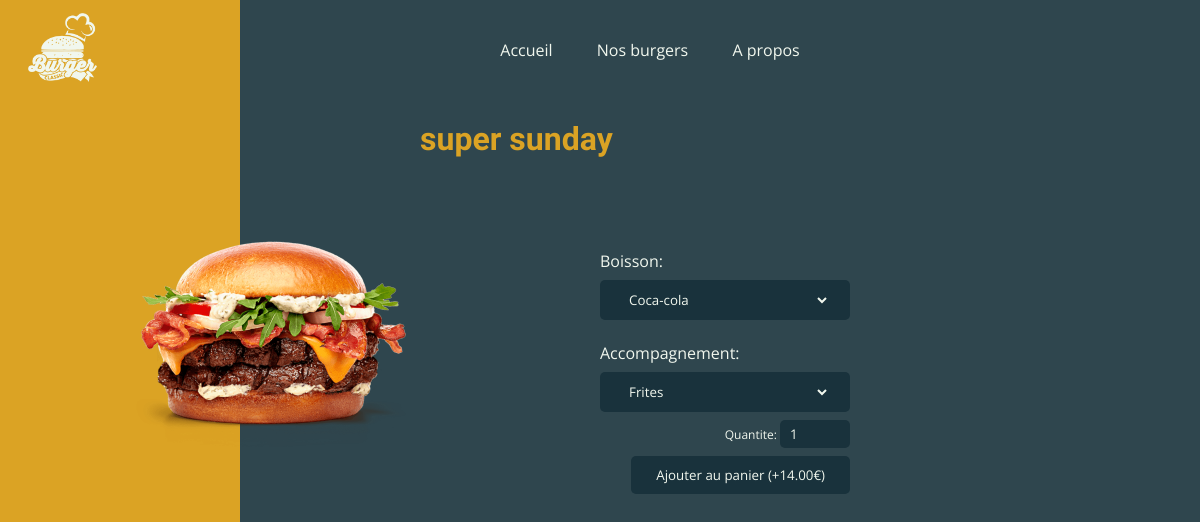
Screenshot of /burger.php?id=4 with the database file from the repository.
### tables this page shows
CREATE TABLE IF NOT EXISTS `burgers` (
  `id` int(11) NOT NULL AUTO_INCREMENT,
  `name` varchar(60) NOT NULL,
  `price` decimal(4,2) NOT NULL,
  `description` text NOT NULL,
  `image` varchar(255) DEFAULT NULL,
  PRIMARY KEY (`id`)
);

### php/commande.php (the view, shortened to what this page needs)
<?php
if(basename($_SERVER['PHP_SELF']) == "index.php") {
} else if (isset($_GET["id"]) && !empty($_GET["id"])) {
    $reqBurger = $bdd->prepare("select * from burgers where id = ?");
    $reqBurger->execute(array($_GET["id"]));
    $burger = $reqBurger->fetch();
} else {
    header('Location: index.php');
}
?>
   <div class="wrapper">
    <h1 class="title" id="burger-choosen-title" style="margin-left: 300px"><?= $burger['name']; ?></h1>
    <img src="<?= $burger['image'] ?>" alt="<?= $burger['name']; ?>" class="burger-choosen">
    <div class="burger-form">
        <form action="">
            <label for="boisson">Boisson:</label> <br>
            <select name="boisson" id="boisson">
                <option value="coca">Coca-cola</option>
            </select>
            <br><br>
            <label for="accompagnement">Accompagnement:</label> <br>
            <select name="accompagnement" id="accompagnement">
                <option value="frites">Frites</option>
            </select>
            <br>
            <div class="quantite">
                <label for="quantite" style="font-size: 12px">Quantite: </label>
                <input type="number" value="1">
            </div>
            <br>
            <input type="submit" value="Ajouter au panier (+<?= $burger['price'] ?>€)" name="subCommande">
        </form>
    </div>
</div>

### css/style.css (style rules this page uses)
:root { --dark_grey: #19323C; --grey: #2F464E; --yellow: #DBA324; --white: #F1F7EE; }
*, html, body { font-family: 'Kaushan Script', cursive; font-family: 'Open Sans', sans-serif; margin: 0; padding: 0; }
body { background-color: var(--grey); font-weight: normal; }
div.wrapper { width: 80vw; margin: 0 auto; margin-top: 20px; }
h1.title { color: var(--yellow); font-family: 'Kaushan Script', cursive; margin-left: 100pxs; }
img.burger-choosen { position: relative; left: 0; width: 300px; }
div.burger-form { position: absolute; left: 50vw; top: 250px; color: var(--white); }
div.burger-form input[type="text"], div.burger-form input[type="number"], div.burger-form select, div.burger-form input[type="submit"] { margin-top: 8px; padding: 10px 25px; width: 250px; border: none; background-color: var(--dark_grey); color: var(--white); border-radius: 5px; }
div.burger-form div.quantite { float: right; }
div.burger-form input[type="number"] { width: 50px; padding: 5px 10px; }
div.burger-form input[type="submit"] { width: auto; float: right; }
select { border-right: 20px solid var(--dark_grey)!important; }

### rows the page displays
burgers: name "super sunday", image (picture), subCommande "Ajouter au panier (+14.00€)"
